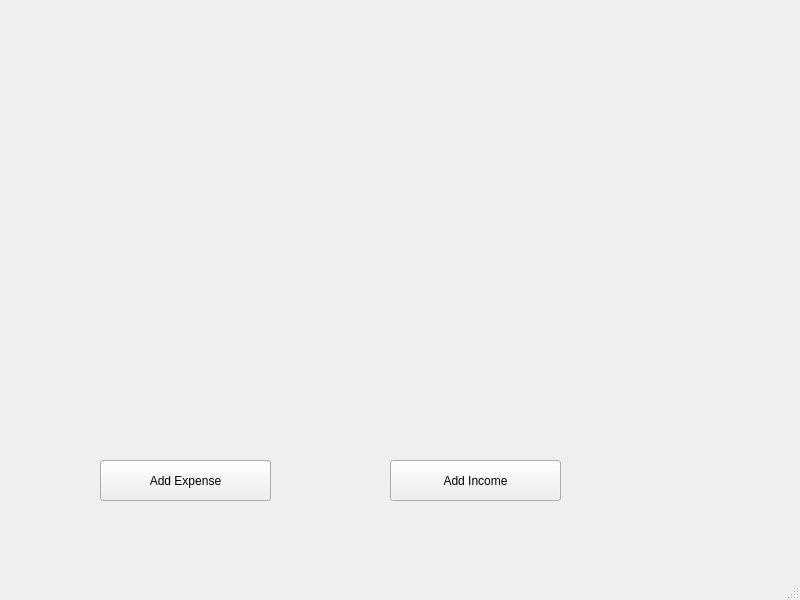
<?xml version="1.0" encoding="UTF-8"?>
<ui version="4.0">
 <class>FinancialManagement</class>
 <widget class="QMainWindow" name="FinancialManagement">
  <property name="geometry">
   <rect>
    <x>0</x>
    <y>0</y>
    <width>800</width>
    <height>600</height>
   </rect>
  </property>
  <property name="windowTitle">
   <string>MainWindow</string>
  </property>
  <widget class="QWidget" name="centralwidget">
   <widget class="QPushButton" name="addOutcome">
    <property name="geometry">
     <rect>
      <x>100</x>
      <y>460</y>
      <width>171</width>
      <height>41</height>
     </rect>
    </property>
    <property name="text">
     <string>Add Expense</string>
    </property>
   </widget>
   <widget class="QPushButton" name="addIncome">
    <property name="geometry">
     <rect>
      <x>390</x>
      <y>460</y>
      <width>171</width>
      <height>41</height>
     </rect>
    </property>
    <property name="text">
     <string>Add Income</string>
    </property>
   </widget>
  </widget>
  <widget class="QMenuBar" name="menubar">
   <property name="geometry">
    <rect>
     <x>0</x>
     <y>0</y>
     <width>800</width>
     <height>26</height>
    </rect>
   </property>
  </widget>
  <widget class="QStatusBar" name="statusbar"/>
 </widget>
 <resources/>
 <connections/>
</ui>
